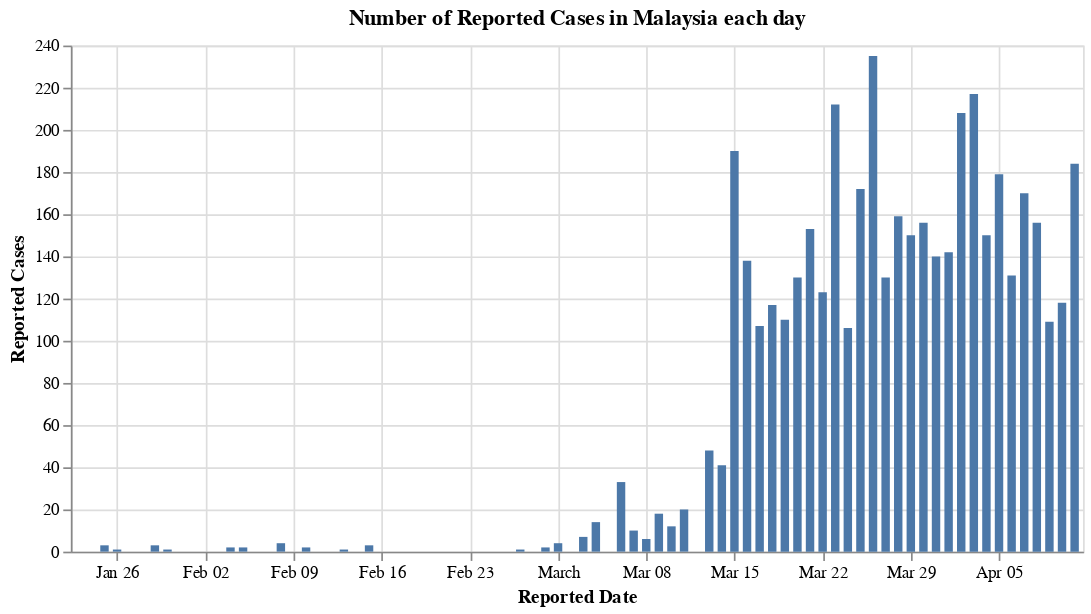

Write notebook code for a chart like this one.
### Code cell
#hide_input
df_reported_my = df_confirmed_my[['Reported Date', 'Total number of Cases']].set_index('Reported Date').diff().rename(columns={'Total number of Cases': 'Reported Cases'})
alt.Chart(df_reported_my.reset_index()).mark_bar().encode(
    x='Reported Date:T',
    y='Reported Cases:Q',
    tooltip = list(df_reported_my)
).properties(
    title = 'Number of Reported Cases in Malaysia each day',
    width = 600
)

### Figure 1 — Vega-Lite specification as saved in the notebook (floating-point values rounded to 4 significant figures)
{"config": {"view": {"continuousWidth": 400, "continuousHeight": 300}}, "data": {"name": "data-3bf059f88dc61598456c83033e83d1ea"}, "mark": "bar", "encoding": {"tooltip": [{"type": "quantitative", "field": "Reported Cases"}], "x": {"type": "temporal", "field": "Reported Date"}, "y": {"type": "quantitative", "field": "Reported Cases"}}, "title": "Number of Reported Cases in Malaysia each day", "width": 600, "$schema": "https://vega.github.io/schema/vega-lite/v4.8.1.json", "datasets": {"data-3bf059f88dc61598456c83033e83d1ea": [{"Reported Date": "2020-01-22T00:00:00", "Reported Cases": null}, {"Reported Date": "2020-01-23T00:00:00", "Reported Cases": 0.0}, {"Reported Date": "2020-01-24T00:00:00", "Reported Cases": 0.0}, {"Reported Date": "2020-01-25T00:00:00", "Reported Cases": 3.0}, {"Reported Date": "2020-01-26T00:00:00", "Reported Cases": 1.0}, {"Reported Date": "2020-01-27T00:00:00", "Reported Cases": 0.0}, {"Reported Date": "2020-01-28T00:00:00", "Reported Cases": 0.0}, {"Reported Date": "2020-01-29T00:00:00", "Reported Cases": 3.0}, {"Reported Date": "2020-01-30T00:00:00", "Reported Cases": 1.0}, {"Reported Date": "2020-01-31T00:00:00", "Reported Cases": 0.0}, {"Reported Date": "2020-02-01T00:00:00", "Reported Cases": 0.0}, {"Reported Date": "2020-02-02T00:00:00", "Reported Cases": 0.0}, {"Reported Date": "2020-02-03T00:00:00", "Reported Cases": 0.0}, {"Reported Date": "2020-02-04T00:00:00", "Reported Cases": 2.0}, {"Reported Date": "2020-02-05T00:00:00", "Reported Cases": 2.0}, {"Reported Date": "2020-02-06T00:00:00", "Reported Cases": 0.0}, {"Reported Date": "2020-02-07T00:00:00", "Reported Cases": 0.0}, {"Reported Date": "2020-02-08T00:00:00", "Reported Cases": 4.0}, {"Reported Date": "2020-02-09T00:00:00", "Reported Cases": 0.0}, {"Reported Date": "2020-02-10T00:00:00", "Reported Cases": 2.0}, {"Reported Date": "2020-02-11T00:00:00", "Reported Cases": 0.0}, {"Reported Date": "2020-02-12T00:00:00", "Reported Cases": 0.0}, {"Reported Date": "2020-02-13T00:00:00", "Reported Cases": 1.0}, {"Reported Date": "2020-02-14T00:00:00", "Reported Cases": 0.0}, {"Reported Date": "2020-02-15T00:00:00", "Reported Cases": 3.0}, {"Reported Date": "2020-02-16T00:00:00", "Reported Cases": 0.0}, {"Reported Date": "2020-02-17T00:00:00", "Reported Cases": 0.0}, {"Reported Date": "2020-02-18T00:00:00", "Reported Cases": 0.0}, {"Reported Date": "2020-02-19T00:00:00", "Reported Cases": 0.0}, {"Reported Date": "2020-02-20T00:00:00", "Reported Cases": 0.0}, {"Reported Date": "2020-02-21T00:00:00", "Reported Cases": 0.0}, {"Reported Date": "2020-02-22T00:00:00", "Reported Cases": 0.0}, {"Reported Date": "2020-02-23T00:00:00", "Reported Cases": 0.0}, {"Reported Date": "2020-02-24T00:00:00", "Reported Cases": 0.0}, {"Reported Date": "2020-02-25T00:00:00", "Reported Cases": 0.0}, {"Reported Date": "2020-02-26T00:00:00", "Reported Cases": 0.0}, {"Reported Date": "2020-02-27T00:00:00", "Reported Cases": 1.0}, {"Reported Date": "2020-02-28T00:00:00", "Reported Cases": 0.0}, {"Reported Date": "2020-02-29T00:00:00", "Reported Cases": 2.0}, {"Reported Date": "2020-03-01T00:00:00", "Reported Cases": 4.0}, {"Reported Date": "2020-03-02T00:00:00", "Reported Cases": 0.0}, {"Reported Date": "2020-03-03T00:00:00", "Reported Cases": 7.0}, {"Reported Date": "2020-03-04T00:00:00", "Reported Cases": 14.0}, {"Reported Date": "2020-03-05T00:00:00", "Reported Cases": 0.0}, {"Reported Date": "2020-03-06T00:00:00", "Reported Cases": 33.0}, {"Reported Date": "2020-03-07T00:00:00", "Reported Cases": 10.0}, {"Reported Date": "2020-03-08T00:00:00", "Reported Cases": 6.0}, {"Reported Date": "2020-03-09T00:00:00", "Reported Cases": 18.0}, {"Reported Date": "2020-03-10T00:00:00", "Reported Cases": 12.0}, {"Reported Date": "2020-03-11T00:00:00", "Reported Cases": 20.0}, {"Reported Date": "2020-03-12T00:00:00", "Reported Cases": 0.0}, {"Reported Date": "2020-03-13T00:00:00", "Reported Cases": 48.0}, {"Reported Date": "2020-03-14T00:00:00", "Reported Cases": 41.0}, {"Reported Date": "2020-03-15T00:00:00", "Reported Cases": 190.0}, {"Reported Date": "2020-03-16T00:00:00", "Reported Cases": 138.0}, {"Reported Date": "2020-03-17T00:00:00", "Reported Cases": 107.0}, {"Reported Date": "2020-03-18T00:00:00", "Reported Cases": 117.0}, {"Reported Date": "2020-03-19T00:00:00", "Reported Cases": 110.0}, {"Reported Date": "2020-03-20T00:00:00", "Reported Cases": 130.0}, {"Reported Date": "2020-03-21T00:00:00", "Reported Cases": 153.0}, {"Reported Date": "2020-03-22T00:00:00", "Reported Cases": 123.0}, {"Reported Date": "2020-03-23T00:00:00", "Reported Cases": 212.0}, {"Reported Date": "2020-03-24T00:00:00", "Reported Cases": 106.0}, {"Reported Date": "2020-03-25T00:00:00", "Reported Cases": 172.0}, {"Reported Date": "2020-03-26T00:00:00", "Reported Cases": 235.0}, {"Reported Date": "2020-03-27T00:00:00", "Reported Cases": 130.0}, {"Reported Date": "2020-03-28T00:00:00", "Reported Cases": 159.0}, {"Reported Date": "2020-03-29T00:00:00", "Reported Cases": 150.0}, {"Reported Date": "2020-03-30T00:00:00", "Reported Cases": 156.0}, {"Reported Date": "2020-03-31T00:00:00", "Reported Cases": 140.0}, {"Reported Date": "2020-04-01T00:00:00", "Reported Cases": 142.0}, {"Reported Date": "2020-04-02T00:00:00", "Reported Cases": 208.0}, {"Reported Date": "2020-04-03T00:00:00", "Reported Cases": 217.0}, {"Reported Date": "2020-04-04T00:00:00", "Reported Cases": 150.0}, {"Reported Date": "2020-04-05T00:00:00", "Reported Cases": 179.0}, {"Reported Date": "2020-04-06T00:00:00", "Reported Cases": 131.0}, {"Reported Date": "2020-04-07T00:00:00", "Reported Cases": 170.0}, {"Reported Date": "2020-04-08T00:00:00", "Reported Cases": 156.0}, {"Reported Date": "2020-04-09T00:00:00", "Reported Cases": 109.0}, {"Reported Date": "2020-04-10T00:00:00", "Reported Cases": 118.0}, {"Reported Date": "2020-04-11T00:00:00", "Reported Cases": 184.0}]}}
